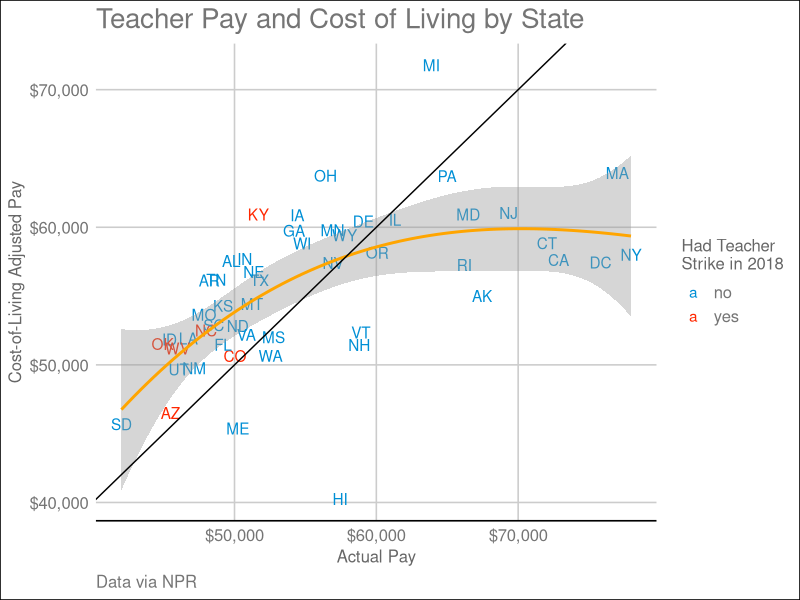

Recreate this plot in R. (Note: this script raises an error after producing the figure.)

library(tidyverse)
library(ggthemes)
library(readxl)
library(magrittr)

states<-read_xlsx("data.xlsx")
states
ggplot(states, aes(x=`Actual Pay`, y = `Adjusted Pay`)) + 
  geom_text(aes(label=Abbreviation, color=factor(Strike))) +
  geom_smooth(method = "lm", color="orange", formula = y ~ splines::bs(x, 3)) + 
  labs(
    title="Teacher Pay and Cost of Living by State",
    y = "Cost-of-Living Adjusted Pay",
    x = "Actual Pay",
    color = "Had Teacher 
Strike in 2018",
    caption = "Data via NPR"
  ) + 
  theme_gdocs()+
  scale_color_fivethirtyeight()+
  scale_x_continuous(labels = scales::dollar)+
  scale_y_continuous(labels = scales::dollar) + 
  geom_abline(intercept = 0, slope =1)
##########

states %<>% 
  mutate(pct_trump = `Trump Votes`/(`Clinton Votes` + `Trump Votes`)) %>% 
  mutate(ratio_pay = `Adjusted Pay`/(`Actual Pay`))
states %>% 
  filter(Abbreviation !="DC") %>% 
  ggplot(aes(y=ratio_pay, x = pct_trump)) + 
  geom_text(aes(label=Abbreviation, color=factor(Strike))) +
  geom_smooth(method = "lm", color="orange") +
  scale_y_continuous(labels = scales::dollar) +
  labs(
    title="Teacher Pay and Politics by State",
    y = "Ratio - Adjusted Pay over Actual Pay",
    x = "Percent voted for Trump",
    color = "Had Teacher 
    Strike in 2018"
  ) + 
  theme_gdocs()+
  scale_color_fivethirtyeight()
